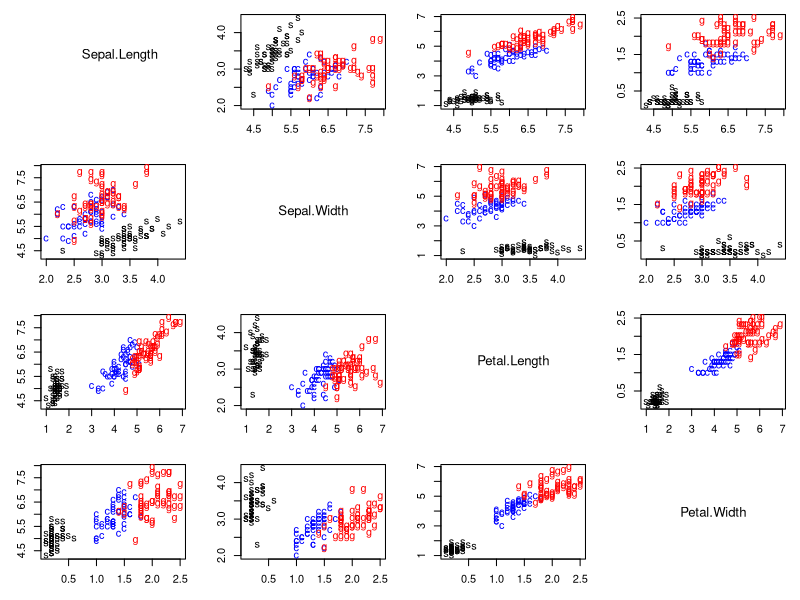
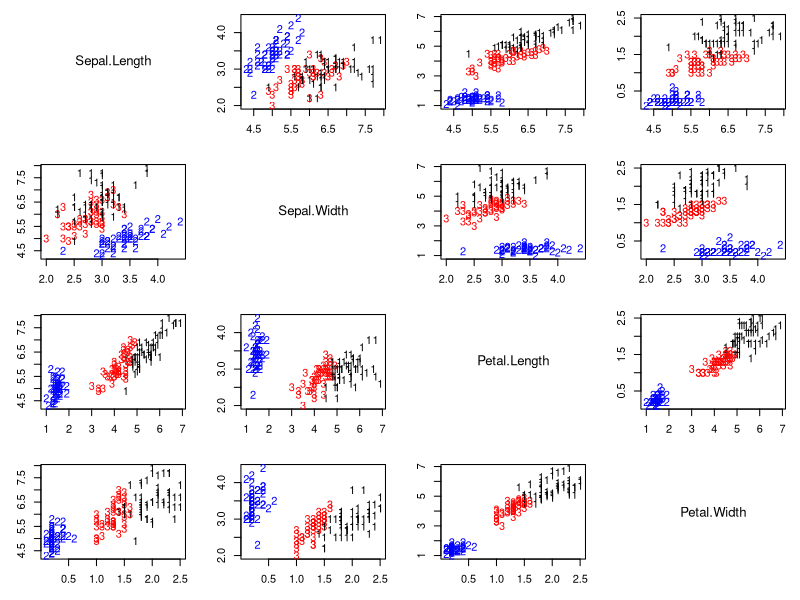
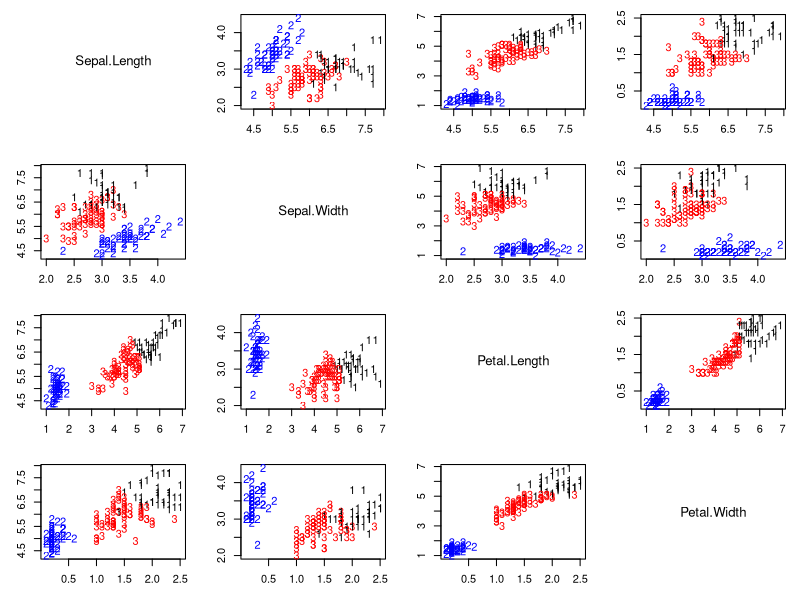

Here is the R script that generated these plots, in order:
## Using mixture models for clustering in the iris dataset
## Compare k-means clustering and a location and scale mixture model with K normals

### Loading data and setting up global variables
rm(list = ls())
library(mclust)
library(mvtnorm)

### Defining a custom function to create pair plots
### This is an alternative to the R function pairs() that allows for
### more flexibility. In particular, it allows us to use text to label
### the points
pairs2 = function(x, col = "black", pch = 16, labels = NULL, names = colnames(x)) {
  n = dim(x)[1]
  p = dim(x)[2]
  par(mfrow = c(p, p))
  for (k in 1:p) {
    for (l in 1:p) {
      if (k != l) {
        par(mar = c(3, 3, 1, 1) + 0.1)
        plot(x[, k], x[, l], type = "n", xlab = "", ylab = "")
        if (is.null(labels)) {
          points(x[, k], x[, l], pch = pch, col = col)
        } else {
          text(x[, k], x[, l], labels = labels, col = col)
        }
      } else {
        plot(seq(0, 5), seq(0, 5), type = "n", xlab = "", ylab = "", axes = FALSE)
        text(2.5, 2.5, names[k], cex = 1.2)
      }
    }
  }
}

## Setup data
data(iris)
x = as.matrix(iris[, -5])
n = dim(x)[1]
p = dim(x)[2] # Number of features
KK = 3
epsilon = 0.0000001
par(mfrow = c(1, 1))
par(mar = c(4, 4, 1, 1))
colscale = c("black", "blue", "red")
shortnam = c("s", "c", "g")
pairs2(x, col = colscale[iris[, 5]], labels = shortnam[as.numeric(iris[, 5])])


# Initialize the parameters of the algorithm
set.seed(63252)
numruns = 15
v.sum = array(0, dim = c(numruns, n, KK))
QQ.sum = rep(0, numruns)

for (ss in 1:numruns) {
  w = rep(1, KK) / KK # Assign equal weight to each component to start with
  mu = rmvnorm(KK, apply(x, 2, mean), 3 * var(x)) # Cluster centers randomly spread over the support of the data
  Sigma = array(0, dim = c(KK, p, p)) # Initial variances are assumed to be the same
  Sigma[1, , ] = var(x)
  Sigma[2, , ] = var(x)
  Sigma[3, , ] = var(x)

  sw = FALSE
  QQ = -Inf
  QQ.out = NULL
  s = 0

  while (!sw) {
    ## E step
    v = array(0, dim = c(n, KK))
    for (k in 1:KK) { # Compute the log of the weights
      v[, k] = log(w[k]) + mvtnorm::dmvnorm(x, mu[k, ], Sigma[k, , ], log = TRUE)
    }
    for (i in 1:n) {
      v[i, ] = exp(v[i, ] - max(v[i, ])) / sum(exp(v[i, ] - max(v[i, ]))) # Go from logs to actual weights in a numerically stable manner
    }

    ## M step
    w = apply(v, 2, mean)
    mu = matrix(0, nrow = KK, ncol = p)
    for (k in 1:KK) {
      for (i in 1:n) {
        mu[k, ] = mu[k, ] + v[i, k] * x[i, ]
      }
      mu[k, ] = mu[k, ] / sum(v[, k])
    }
    Sigma = array(0, dim = c(KK, p, p))
    for (k in 1:KK) {
      for (i in 1:n) {
        Sigma[k, , ] = Sigma[k, , ] + v[i, k] * (x[i, ] - mu[k, ]) %*% t(x[i, ] - mu[k, ])
      }
      Sigma[k, , ] = Sigma[k, , ] / sum(v[, k])
    }

    ## Check convergence
    QQn = 0
    for (i in 1:n) {
      for (k in 1:KK) {
        QQn = QQn + v[i, k] * (log(w[k]) + mvtnorm::dmvnorm(x[i, ], mu[k, ], Sigma[k, , ], log = TRUE))
      }
    }
    if (abs(QQn - QQ) / abs(QQn) < epsilon) {
      sw = TRUE
    }
    QQ = QQn
    QQ.out = c(QQ.out, QQ)
    s = s + 1
  }

  v.sum[ss, , ] = v
  QQ.sum[ss] = QQ.out[s]
  print(paste("ss =", ss))
}

## Cluster reconstruction under the mixture model
cc = apply(v.sum[which.max(QQ.sum), , ], 1, which.max)
colscale = c("black", "blue", "red")
pairs2(x, col = colscale[cc], labels = cc)
ARImle = adjustedRandIndex(cc, as.numeric(iris[, 5])) # Higher values indicate larger agreement

## Cluster reconstruction under the K-means algorithm
irisCluster = kmeans(x, 3, nstart = numruns)
colscale = c("black", "blue", "red")
pairs2(x, col = colscale[irisCluster$cluster], labels = irisCluster$cluster)
ARIkmeans = adjustedRandIndex(irisCluster$cluster, as.numeric(iris[, 5]))
